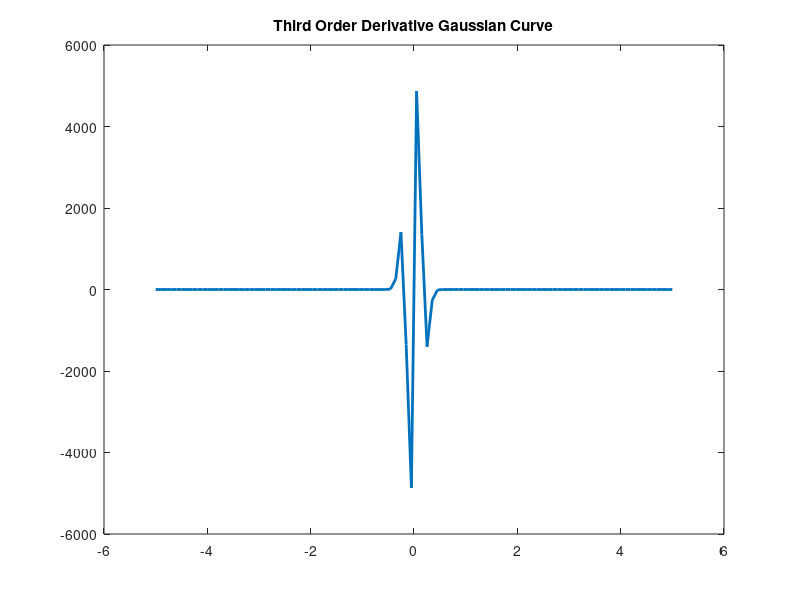

Here is the MATLAB script that generated this plot:
% Parameters of Gaussian curve
mu = 0;
sigma = 0.1; 

% Generate x value
x = linspace(-5,5,100);

% Gaussian curve
y = exp( -(((x - mu).^2) / (2*(sigma.^2))) )/(sigma*sqrt(2*pi));

% Derivative 1 of Gaussian curve
y1 = -((x-mu).*y) / (sigma^2);

% Derivative 2 of Gaussian curve
y2 = (-x.*y1 - y + mu.*y1)/(sigma.^2);

% Derivate 3 of Gaussian curve
y3 = (-x.*y2 - 2*y1 + mu.*y2)/(sigma.^2);

% Plot
figure;
plot(x,y3,'LineWidth',2);
title('Third Order Derivative Gaussian Curve');


